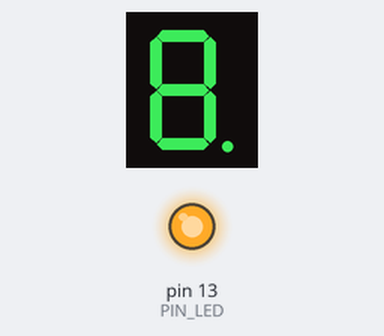
A sketch run on a simulated Arduino Uno, built with avr-gcc and run on an emulated ATmega328P. Parts: 1-digit seven-segment display, output pins drawn as LEDs (lit = HIGH). Wiring (inferred from the names in the program): 1-digit 7-segment display, segments lit when LOW: segments pin 6, pin 3, pin 7, pin 8, pin 4, pin 9, pin 5, pin 2. The segment pins are drawn as the display they are named for; pins used as bus, display or sensor lines are not drawn.

Above: at 0.1 s.
At 5.1 s:
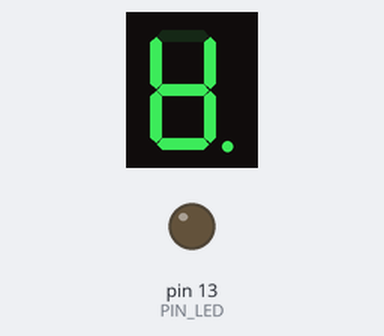
At 6.1 s:
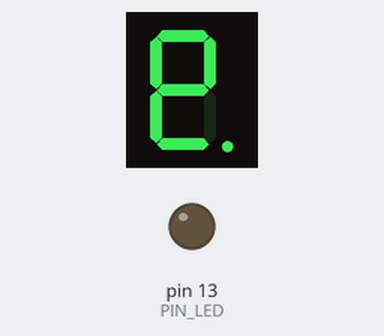
At 8.1 s:
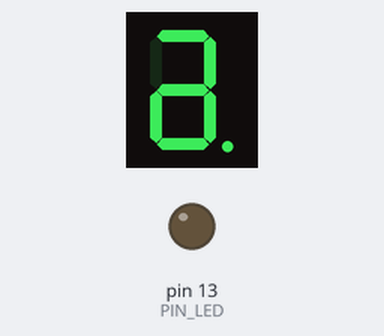
Timing chart, 0 to 38.5 s (numbered marks = the images above):
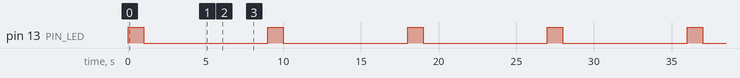

Measured:
- by itself, pin 13 (PIN_LED): alternates HIGH for 1.0 s and LOW for 8.0 s
- by itself, everything shown: repeats every 9.0 s, in 9 steps
- what the display in image 1 shows lasts 1.0 s, from 5.0 s to 6.0 s

The sketch:

7Segments.ino
```cpp
#define PIN_7SEG_1 2
#define PIN_7SEG_2 3
#define PIN_7SEG_3 4
#define PIN_7SEG_4 5
#define PIN_7SEG_5 6
#define PIN_7SEG_6 7
#define PIN_7SEG_7 8
#define PIN_7SEG_8 9
#define PIN_LED 13
#define BLINK_MS 1000

void blink();

void setup() {
  pinMode(PIN_7SEG_1, OUTPUT);
  pinMode(PIN_7SEG_2, OUTPUT);
  pinMode(PIN_7SEG_3, OUTPUT);
  pinMode(PIN_7SEG_4, OUTPUT);
  pinMode(PIN_7SEG_5, OUTPUT);
  pinMode(PIN_7SEG_6, OUTPUT);
  pinMode(PIN_7SEG_7, OUTPUT);
  pinMode(PIN_7SEG_8, OUTPUT);
  pinMode(PIN_LED, OUTPUT);
}

void loop() {
  blink();
}

void blink() {
  static unsigned int currentIndex = 0;
  static unsigned int lastIndex = currentIndex;
  static unsigned int pins[] = {PIN_LED, PIN_7SEG_1, PIN_7SEG_2, PIN_7SEG_3, PIN_7SEG_4, PIN_7SEG_5, PIN_7SEG_6, PIN_7SEG_7, PIN_7SEG_8};

  digitalWrite(pins[lastIndex], LOW);
  digitalWrite(pins[currentIndex], HIGH);

  lastIndex = currentIndex;
  currentIndex = (++currentIndex) % 9;

  delay(BLINK_MS);

}
```
